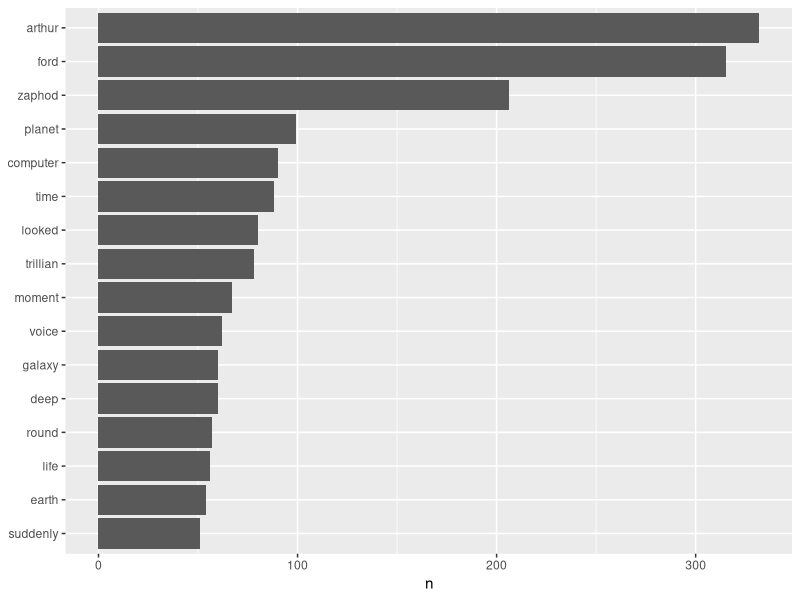
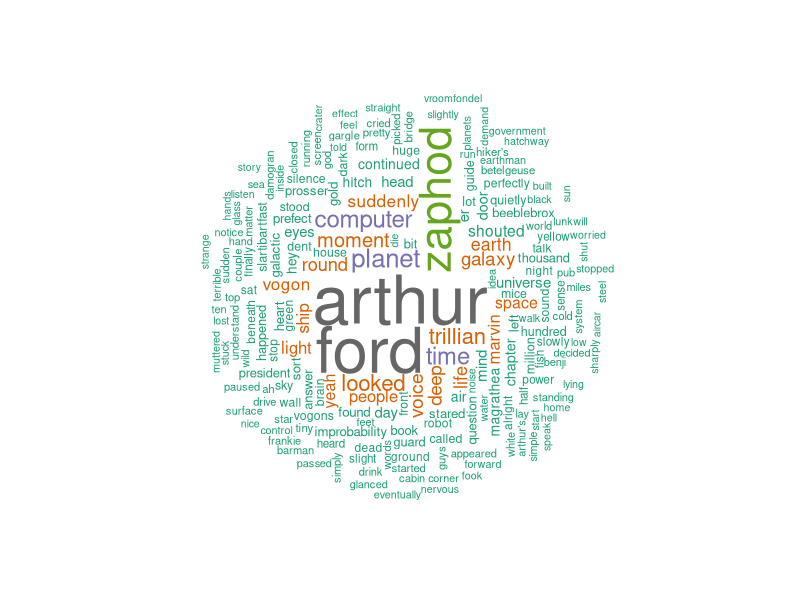

Here is the R script that generated these plots, in order:
## ---- chunk 1
knitr::opts_chunk$set(
  fig.width = 7, fig.height = 3.5, 
  fig.path = 'Figs/',
  fig.align='center',
  warning = FALSE, message = FALSE,
  tidy = TRUE)
## ---- chunk 2
require("tidytext") #text processing
require("magrittr") #piping
require("tidyverse") #data science ecosystem
require("stringr") #string processing
require("knitr") #kable tables
require("wordcloud") #word clouds
require("RColorBrewer") #color palettes
## ---- chunk 3
#setwd("~/Documents/Analytics/R/DouglasAdams")
book1 <- readLines("data/HitchHiker.txt")
book1 %<>% tibble(line = 1:length(.), text = .)
c(" ",head(book1$text,20)," ") %>% kable
## ---- chunk 4
book1 %<>% mutate(linenumber = row_number(),
                      chapter = cumsum(str_detect(text,regex("Chapter \\d+$",ignore_case = TRUE))))

book1words <- book1 %>% unnest_tokens(word,text)

## ---- chunk 5
book1words %<>% anti_join(stop_words)
## ---- chunk 6
book1count <- book1words %>% count(word,sort=TRUE)
book1count %>% filter( n > 50) %>% mutate(word = reorder(word,n))%>% ggplot(aes(word,n)) + geom_col() + xlab(NULL)+ coord_flip()
wordcloud(
  words = book1count$word, freq = book1count$n, 
  max.words = 200, 
  random.order = FALSE, rot.per = .35, 
  colors = brewer.pal(8,"Dark2")
)
